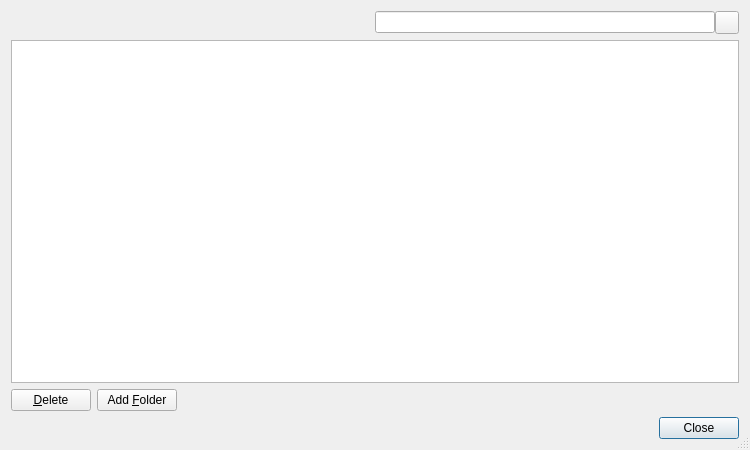
<?xml version="1.0" encoding="UTF-8"?>
<ui version="4.0">
 <class>BookmarksDialog</class>
 <widget class="QDialog" name="BookmarksDialog">
  <property name="geometry">
   <rect>
    <x>0</x>
    <y>0</y>
    <width>750</width>
    <height>450</height>
   </rect>
  </property>
  <property name="windowTitle">
   <string>Manage Bookmarks</string>
  </property>
  <property name="sizeGripEnabled">
   <bool>true</bool>
  </property>
  <layout class="QVBoxLayout" name="verticalLayout">
   <item>
    <layout class="QHBoxLayout" name="horizontalLayout_2">
     <item>
      <spacer name="horizontalSpacer">
       <property name="orientation">
        <enum>Qt::Horizontal</enum>
       </property>
       <property name="sizeHint" stdset="0">
        <size>
         <width>40</width>
         <height>20</height>
        </size>
       </property>
      </spacer>
     </item>
     <item>
      <layout class="QHBoxLayout" name="horizontalLayout">
       <property name="spacing">
        <number>0</number>
       </property>
       <item>
        <widget class="QLineEdit" name="searchEdit">
         <property name="toolTip">
          <string>Enter search term for bookmarks</string>
         </property>
        </widget>
       </item>
       <item>
        <widget class="QToolButton" name="clearButton">
         <property name="toolTip">
          <string>Press to clear the search edit</string>
         </property>
         <property name="text">
          <string/>
         </property>
        </widget>
       </item>
      </layout>
     </item>
    </layout>
   </item>
   <item>
    <widget class="E5TreeView" name="bookmarksTree">
     <property name="dragDropMode">
      <enum>QAbstractItemView::InternalMove</enum>
     </property>
     <property name="alternatingRowColors">
      <bool>true</bool>
     </property>
     <property name="selectionMode">
      <enum>QAbstractItemView::ExtendedSelection</enum>
     </property>
     <property name="textElideMode">
      <enum>Qt::ElideMiddle</enum>
     </property>
     <property name="uniformRowHeights">
      <bool>true</bool>
     </property>
    </widget>
   </item>
   <item>
    <layout class="QHBoxLayout" name="horizontalLayout_3">
     <item>
      <widget class="QPushButton" name="removeButton">
       <property name="toolTip">
        <string>Press to delete the selected entries</string>
       </property>
       <property name="text">
        <string>&amp;Delete</string>
       </property>
       <property name="autoDefault">
        <bool>false</bool>
       </property>
      </widget>
     </item>
     <item>
      <widget class="QPushButton" name="addFolderButton">
       <property name="toolTip">
        <string>Press to add a new bookmarks folder</string>
       </property>
       <property name="text">
        <string>Add &amp;Folder</string>
       </property>
       <property name="autoDefault">
        <bool>false</bool>
       </property>
      </widget>
     </item>
     <item>
      <spacer name="spacer">
       <property name="orientation">
        <enum>Qt::Horizontal</enum>
       </property>
       <property name="sizeHint" stdset="0">
        <size>
         <width>40</width>
         <height>20</height>
        </size>
       </property>
      </spacer>
     </item>
    </layout>
   </item>
   <item>
    <widget class="QDialogButtonBox" name="buttonBox">
     <property name="orientation">
      <enum>Qt::Horizontal</enum>
     </property>
     <property name="standardButtons">
      <set>QDialogButtonBox::Close</set>
     </property>
    </widget>
   </item>
  </layout>
 </widget>
 <customwidgets>
  <customwidget>
   <class>E5TreeView</class>
   <extends>QTreeView</extends>
   <header>E5Gui/E5TreeView</header>
  </customwidget>
 </customwidgets>
 <tabstops>
  <tabstop>searchEdit</tabstop>
  <tabstop>clearButton</tabstop>
  <tabstop>bookmarksTree</tabstop>
  <tabstop>removeButton</tabstop>
  <tabstop>addFolderButton</tabstop>
  <tabstop>buttonBox</tabstop>
 </tabstops>
 <resources/>
 <connections>
  <connection>
   <sender>buttonBox</sender>
   <signal>accepted()</signal>
   <receiver>BookmarksDialog</receiver>
   <slot>accept()</slot>
   <hints>
    <hint type="sourcelabel">
     <x>252</x>
     <y>445</y>
    </hint>
    <hint type="destinationlabel">
     <x>157</x>
     <y>274</y>
    </hint>
   </hints>
  </connection>
  <connection>
   <sender>buttonBox</sender>
   <signal>rejected()</signal>
   <receiver>BookmarksDialog</receiver>
   <slot>reject()</slot>
   <hints>
    <hint type="sourcelabel">
     <x>320</x>
     <y>445</y>
    </hint>
    <hint type="destinationlabel">
     <x>286</x>
     <y>274</y>
    </hint>
   </hints>
  </connection>
  <connection>
   <sender>clearButton</sender>
   <signal>clicked()</signal>
   <receiver>searchEdit</receiver>
   <slot>clear()</slot>
   <hints>
    <hint type="sourcelabel">
     <x>728</x>
     <y>21</y>
    </hint>
    <hint type="destinationlabel">
     <x>706</x>
     <y>20</y>
    </hint>
   </hints>
  </connection>
 </connections>
</ui>
